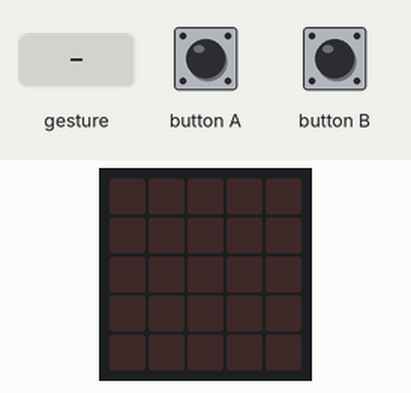
This program was run on a simulated BBC micro:bit (MakeCode). On the bench: the board's 5×5 LED display. The inputs (shaded band) are chosen by the test bench. Random numbers come from a fixed seed; a tilt is held for 1.5 s and a shake lasts 1 s, then the board lies face up again.

Above: at 1.2 s.
1.3 s: button B pressed for 0.15 s
At 2.1 s:
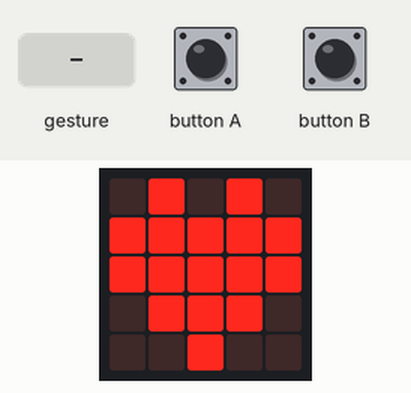
2.9 s: gesture 'shake'
At 3.9 s:
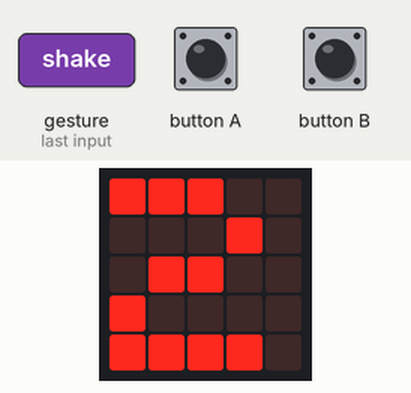
Timing chart, 0 to 5.9 s (numbered marks = the images above; inputs shaded):
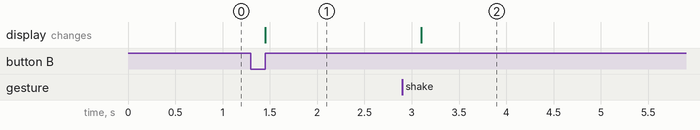

The program:

main.ts
```typescript
input.onButtonPressed(Button.A, function () {

})
input.onGesture(Gesture.Shake, function () {
    basic.showNumber(randint(1, 6))
})
input.onButtonPressed(Button.B, function () {
    basic.showIcon(IconNames.Heart)
})
basic.forever(function () {

})
```

test.ts
```typescript
// テストはここに来ます。このパッケージが拡張機能として使用されるときにはコンパイルされません。
```

Measured:
- after the input at 1.3 s, the display: changes after 0.15 s (image 1)
- after the input at 2.9 s, the display: changes after 0.20 s (image 2)
